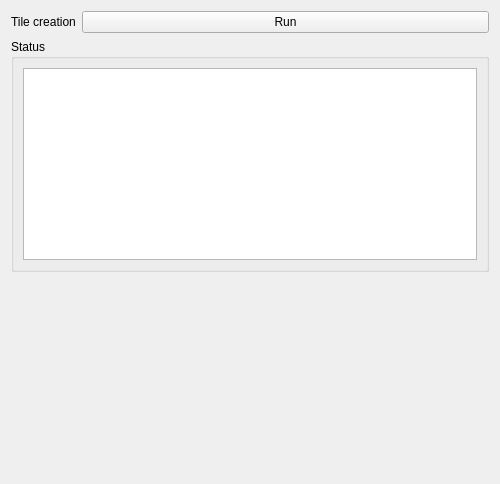
<?xml version="1.0" encoding="UTF-8"?>
<ui version="4.0">
 <class>UploadCreationPageWizard</class>
 <widget class="QWizardPage" name="UploadCreationPageWizard">
  <property name="geometry">
   <rect>
    <x>0</x>
    <y>0</y>
    <width>500</width>
    <height>484</height>
   </rect>
  </property>
  <property name="windowTitle">
   <string>WizardPage</string>
  </property>
  <layout class="QGridLayout" name="gridLayout">
   <item row="3" column="0">
    <spacer name="verticalSpacer">
     <property name="orientation">
      <enum>Qt::Vertical</enum>
     </property>
     <property name="sizeHint" stdset="0">
      <size>
       <width>20</width>
       <height>40</height>
      </size>
     </property>
    </spacer>
   </item>
   <item row="1" column="1">
    <widget class="QPushButton" name="btn_create">
     <property name="text">
      <string>Run</string>
     </property>
    </widget>
   </item>
   <item row="2" column="0" colspan="2">
    <widget class="QgsCollapsibleGroupBox" name="gp_executions">
     <property name="title">
      <string>Status</string>
     </property>
     <layout class="QGridLayout" name="gridLayout_2">
      <item row="0" column="0">
       <widget class="QTableView" name="tableview_execution_list"/>
      </item>
     </layout>
    </widget>
   </item>
   <item row="1" column="0">
    <widget class="QLabel" name="lb_create">
     <property name="sizePolicy">
      <sizepolicy hsizetype="Fixed" vsizetype="Preferred">
       <horstretch>0</horstretch>
       <verstretch>0</verstretch>
      </sizepolicy>
     </property>
     <property name="text">
      <string>Tile creation</string>
     </property>
    </widget>
   </item>
  </layout>
 </widget>
 <customwidgets>
  <customwidget>
   <class>QgsCollapsibleGroupBox</class>
   <extends>QGroupBox</extends>
   <header>qgscollapsiblegroupbox.h</header>
   <container>1</container>
  </customwidget>
 </customwidgets>
 <resources/>
 <connections/>
</ui>
